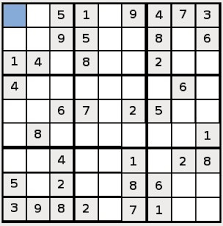
#> input picture sample1.png, 223 x 226 px
$ python Sudoku-Opencv.py
#> lines starting #> are read from the running program, lines starting #| are printed output that depends on the picture; after the words box and inside, x2 and y2 are one past the last pixel; in counts of white or black regions, pixels touching at a corner belong together
#> the answer given: sample1.png
#> further down, image is the input picture: shape (226, 223, 3); mean B, G, R 202.8, 203.1, 203.1
#importing the required libraries
import cv2
import numpy as np
import pytesseract


# [76 lines left out: functions put_number, solve, find_empty, valid, not called in this run]
# -----------------------------------------------------------
def table_analyze(image):

    """The function divide image into 9x9
        equal parts.
      Google OCR engine (Pytesseract) reads every section.

    Arguments:
        image {numpy.ndarray} -- prepared image

    Returns:
        list -- intger table values
    """

    image = cv2.resize(image, (900, 900))
    gray = cv2.cvtColor(image, cv2.COLOR_BGR2GRAY)
    ret, thresh = cv2.threshold(gray, 140, 255, cv2.THRESH_BINARY)

    width = image.shape[0]
    height = image.shape[1]
    w = width//9
    h = height//9

    list = []
    i = 0
    for x in range(0, width, w):
        for y in range(0, height, h):

            number_image = thresh[x + 10:x+w - 10, y + 10:y+h - 10]

            number = pytesseract.image_to_string(number_image, lang='eng',\
            config='--psm 7 --oem 3 -c tessedit_char_whitelist=0123456789')

            print('index[{}] = {}'.format(i, number))
            try:
                number = int(number)
            except:
                number = 0

            list.append(number)
            i = i + 1

    return list
# -----------------------------------------------------------
def arrange(n, size):

    """align 4 corners for undistort

    Arguments:
        n {list} -- x, y lsit of 4 corners
        size {int} -- size of dst

    Returns:
        src
        dst
    """
    # alignment of src and dst --> [[left],[top left], [top right][right]]
    points = np.float32([
        [n[0], n[1]],
        [n[2], n[3]],
        [n[4], n[5]],
        [n[6], n[7]]
    ])
    sum_list = []
    res = points.copy()

    for m in points:
        sum = 0
        sum = m[0] + m[1]
        sum_list.append(sum)
    sum_list.sort()

    for i in range(0, len(sum_list)):
        for point in points:
            if point[0] + point[1] == sum_list[i]:
                if i == 0:
                    res[1] = [point[0], point[1]]
                elif i == 1:
                    res[2] = [point[0], point[1]]
                elif i == 2:
                    res[0] = [point[0], point[1]]
                elif i == 3:
                    res[3] = [point[0], point[1]]
                else:
                    print('somthing went wrong')
    size = 250 # optional

    dst = np.float32([
        [0, size],
        [0, 0],
        [size ,0],
        [size, size]
    ])
    return res, dst
# -----------------------------------------------------------
def preprocess(image):

    """
        Function to apply preprocessing on image includes
        denoising and finding contours to
        undistort the image and remove useless parts
        of the image!
    """

    # Resize for more control over the image.
    image = cv2.resize(image, (500, 600))
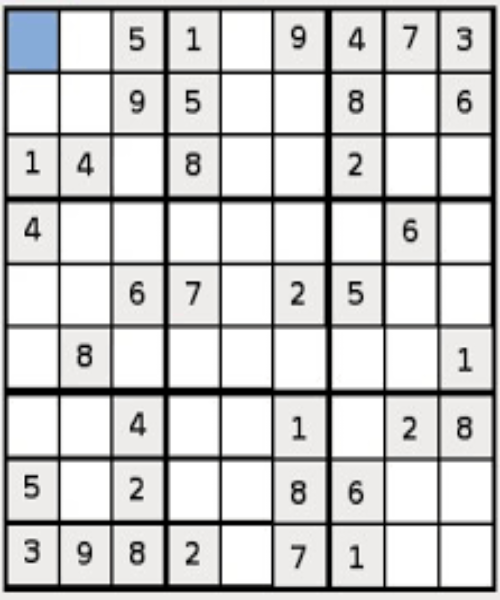
#> image: shape (600, 500, 3); mean of channels 0, 1, 2 202.7, 203, 203; drawn as B, G, R
    # no need for colouring the details
    gray = cv2.cvtColor(image, cv2.COLOR_BGR2GRAY)
    denoised = cv2.fastNlMeansDenoising(gray, h=3, templateWindowSize=6, searchWindowSize=21)
    thresh = cv2.adaptiveThreshold(denoised, 255, cv2.ADAPTIVE_THRESH_MEAN_C, cv2.THRESH_BINARY, 11, 2)
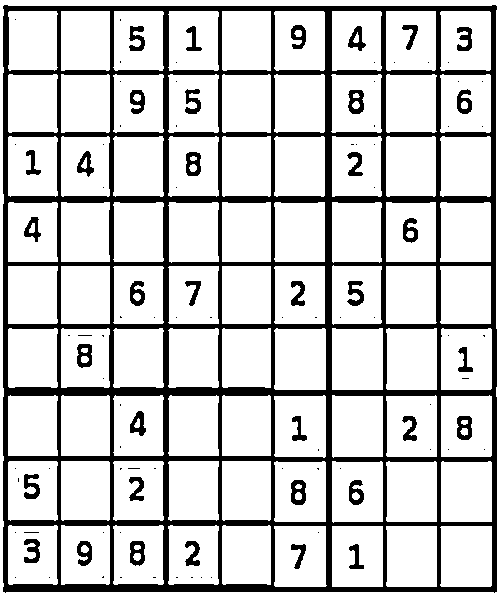
#> thresh: shape (600, 500); 80.1% white; 108 black regions (71 under 20 px), largest, box (x1, y1, x2, y2) and area: (3, 5, 497, 593) 51668, (291, 480, 306, 505) 264, (348, 90, 364, 114) 258
    canny = cv2.Canny(thresh, 120, 150, apertureSize=3)
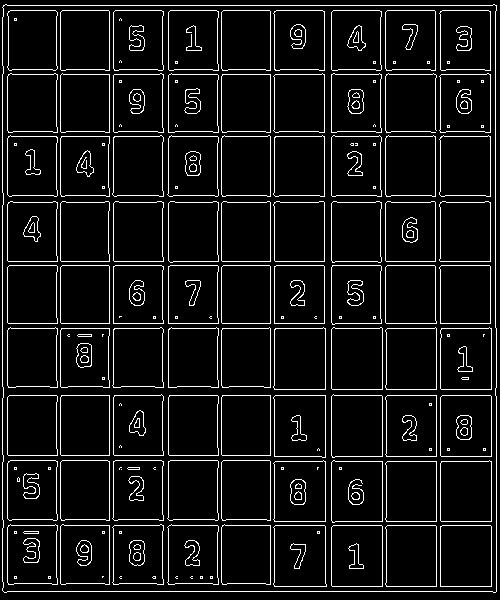
#> canny: shape (600, 500); 8% white in thin lines or dots
    contours, _ = cv2.findContours(canny, cv2.RETR_EXTERNAL, cv2.CHAIN_APPROX_SIMPLE)
#> contours = 1 contour; box (x1, y1, x2, y2) and area: (2, 4, 497, 593) 289106
    # Largest area belongs to largest rectangle in the image.
    # Largest rectangle actually is sudoku table border
    largest_area = 0
    largest_cnt = contours[0]
#> largest_cnt = contour of 55 points, box (x1, y1, x2, y2) (2, 4, 497, 593), area 289106
    for cnt in contours:
        approx = cv2.approxPolyDP(cnt, .01*cv2.arcLength(cnt, True), True)
        # Rectangle
        if len(approx == 4):
            area = cv2.contourArea(cnt)
            if largest_area <= area:
                largest_area = area
                largest_cnt = approx
#> this loop made 1 pass
#> (area, largest_area, largest_cnt) on pass 1: (289106, 289106, [[3, 5], [2, 590], [495, 592], [496, 5]])
#> after the loop, largest_area = 289106
    # finding 4 corners of the table.
    n = largest_cnt.ravel()
#> n = [3, 5, 2, 590, 495, 592, 496, 5]
    # size of dst image
    size = 250
    src, dst = arrange(n, size)
#> in arrange, `points = np.float32([ [n[0], n[1]], [n[2], n[3]], [n[4], n[5]], [n[6],..`: points = [[3, 5], [2, 590], [495, 592], [496, 5]]
#> the loop in arrange, `for m in points:` made 4 passes
#> (m, sum) on passes 1 to 4: ([3, 5], 8), ([2, 590], 592), ([495, 592], 1087), ([496, 5], 501)
#> after the loop in arrange, `for m in points:`: sum_list = [8, 592, 1087, 501]
#> the loop in arrange, `for i in range(0, len(sum_list)):` made 4 passes
#> after the loop in arrange, `for i in range(0, len(sum_list)):`: res = [[2, 590], [3, 5], [496, 5], [495, 592]]
#> src = [[2, 590], [3, 5], [496, 5], [495, 592]]; dst = [[0, 250], [0, 0], [250, 0], [250, 250]]
    # undistort the image
    m = cv2.getPerspectiveTransform(src, dst)
#> m = [[0.509, 0.00087, -1.53], [0, 0.427, -2.14], [6.93e-06, 2.37e-08, 1]]
    undistorted = cv2.warpPerspective(image, m, (size, size))
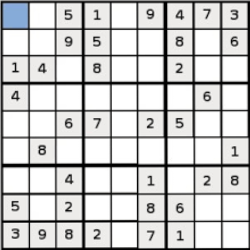
#> undistorted: shape (250, 250, 3); mean of channels 0, 1, 2 202.8, 203, 203; drawn as B, G, R

    print('preprocess completed')
    return undistorted
# -----------------------------------------------------------
"""
    main   |  |  |
           V  V  V
"""
# getting the image from the user as input
path = input('Please enter the sudku table path:')
image = cv2.imread(path, cv2.IMREAD_COLOR)

image = preprocess(image)
table = table_analyze(image) # reading sudoku table
#> in table_analyze, `image = cv2.resize(image, (900, 900))`:
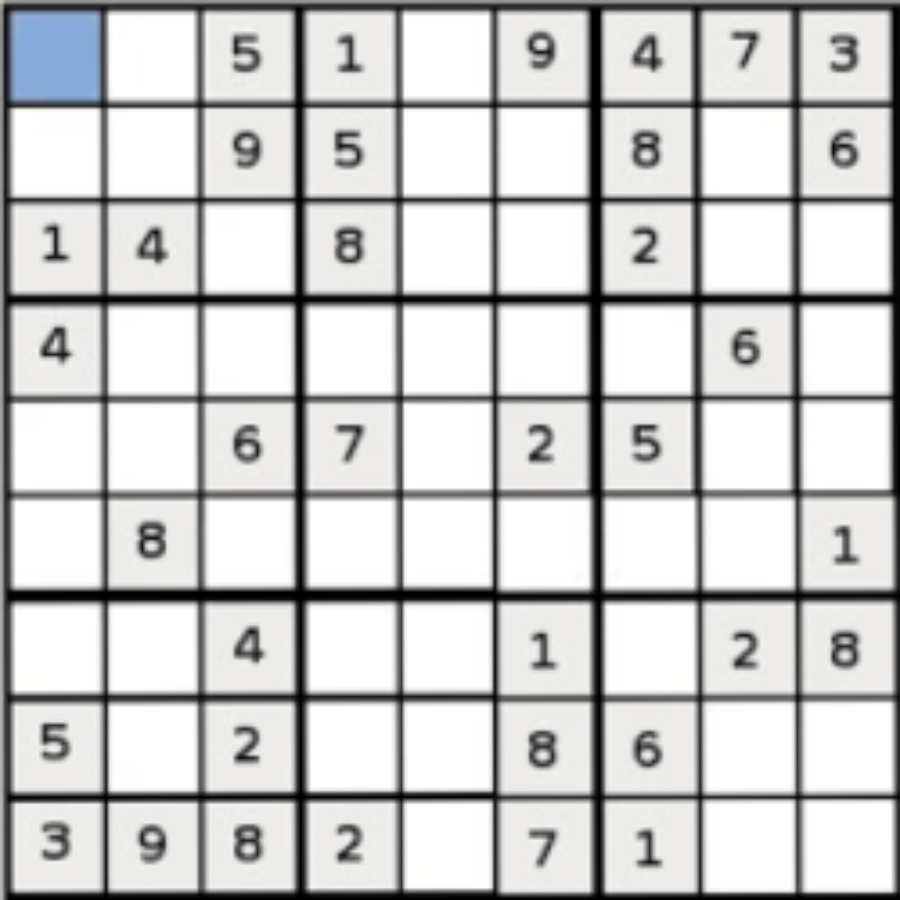
#> image: shape (900, 900, 3); mean of channels 0, 1, 2 202.7, 202.9, 202.9; drawn as B, G, R
#> in table_analyze, `ret, thresh = cv2.threshold(gray, 140, 255, cv2.THRESH_BINARY)`:
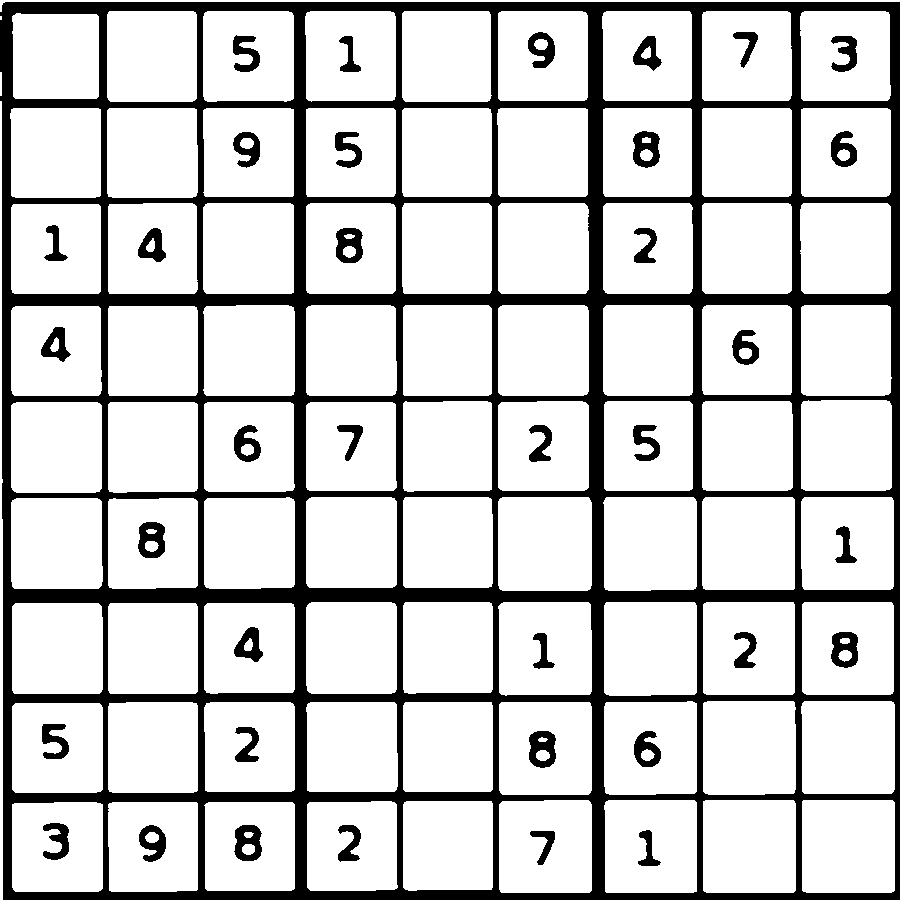
#> thresh: shape (900, 900); 80.3% white; 37 black regions, largest, box (x1, y1, x2, y2) and area: (0, 2, 900, 900) 141396, (529, 731, 556, 768) 701, (234, 825, 262, 861) 685
#> after the loop in table_analyze, `for x in range(0, width, w):`:
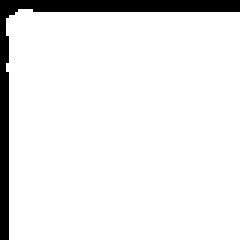
#> number_image: shape (80, 80) (shown 3 times larger); 91.6% white; 1 black region, box (x1, y1, x2, y2) and area: (0, 0, 80, 80) 536
#> after the loop in table_analyze, `for x in range(0, width, w):`: i = 0; list = []
#> (the run stopped early here; a loop or call above may not have finished)
